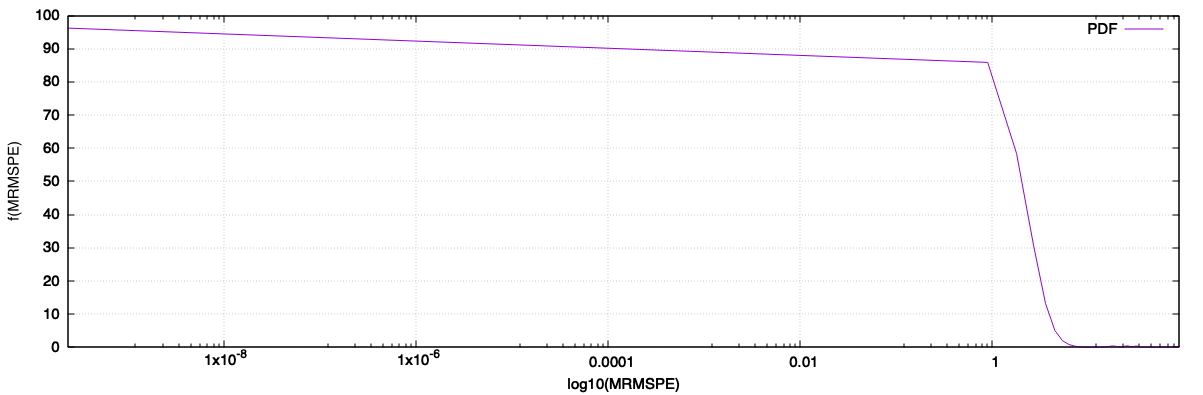

The script that drew this image:
set terminal qt font "Helvetica, 15"
set xlabel "log10(MRMSPE)"
set ylabel "f(MRMSPE)"
set logscale x
plot "new_mrmspe.dat" smooth kdensity t "PDF"
unset logscale
